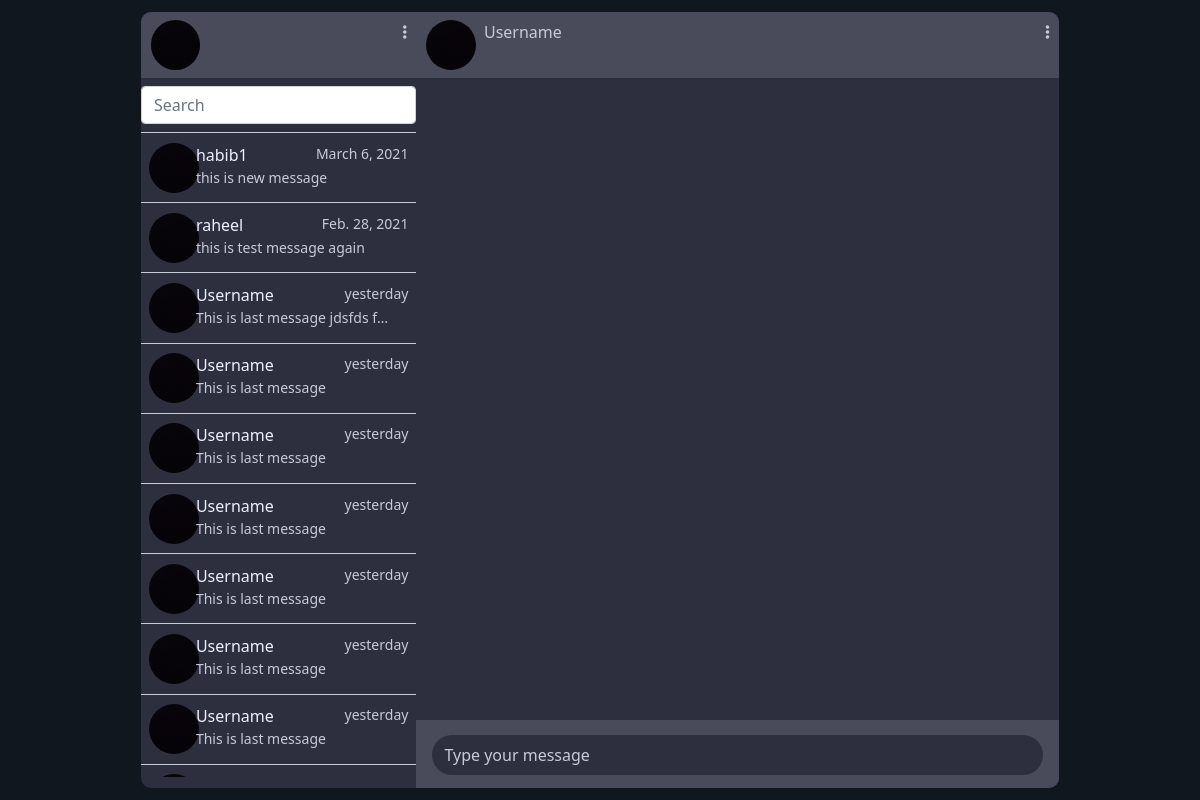
The app's page / (signed in) with its own data.
### chat/models.py (models this page shows)
class Room(models.Model):
    id = models.UUIDField(
        primary_key=True,
        default=uuid.uuid4,
        editable=False
    )
    user = models.ForeignKey(
        User,
        related_name='user_room',
        on_delete=models.CASCADE
    )
    friend = models.ForeignKey(
        User,
        related_name='friend_room',
        on_delete=models.CASCADE
    )
    timestamp = models.DateTimeField(auto_now=True)

class Message(models.Model):
    sender = models.ForeignKey(
        User,
        on_delete=models.CASCADE,
        related_name='sender_message'
    )
    receiver = models.ForeignKey(
        User,
        on_delete=models.CASCADE,
        related_name='receiver_message'
    )
    room = models.ForeignKey(
        Room,
        related_name='messages',
        on_delete=models.DO_NOTHING,
    )
    content = models.TextField()
    deleted = models.BooleanField(default=False)
    timestamp = models.DateTimeField(auto_now_add=True)

### chat/views.py (the view)
# urls.py: path('', views.Contact.as_view(), name='index_page'),
class Contact(ListView):
    model = Message
    paginate_by = 10
    context_object_name = 'contacts'
    template_name = 'index.html'
    def get_queryset(self):
        query = Room.objects.filter(
            Q(user=self.request.user) | Q(friend=self.request.user)
        ).order_by(
            'timestamp'
        ).prefetch_related(
            Prefetch('messages', queryset=Message.objects.order_by(
                'timestamp'
            ))
        )
        return query

### templates/index.html (shortened to what this page needs)
{% extends 'base.html' %}
{% load static %}
{% block main-content %}
    <div class="application-wrapper row">
        <div class="application col-lg-9 col-md-7">
            <div class="left-section">
                <div class="menubar">
                    <div class="user-profile-image">
                        <img src="\media\profile_images\default_profile.jpg" alt="user-profile"
                             class="user-image" id="{{ user.username }}">
                    </div>
                    <div class="other-option">
                        <i class="fas fa-ellipsis-v"></i>
                    </div>
                </div>
                <div class="search-bar">
                    <div class="input-group mb-2">
                        <input type="text" class="form-control" id="searchInput"
                               placeholder="Search" name="q">
                    </div>
                </div>
                <div class="contact-section">
                    {% for contact in contacts %}
                        {% if user.username == contact.friend.username %}
                            <div class="contact" id="conversion-{{ contact.user.username }}">
                        {% else %}
                            <div class="contact" id="conversion-{{ contact.friend.username }}">
                        {% endif %}
                    <div class="user-profile-image">
                        <img src="\media\profile_images\default_profile.jpg" alt="user-profile">
                    </div>
                    <div class="right-information">
                        <div class="upper-information">
                            <div class="username">
                                {% if user.username == contact.friend.username %}
                                    <p class="contact-username">{{ contact.user.username }}</p>
                                {% else %}
                                    <p class="contact-username">{{ contact.friend.username }}</p>
                                {% endif %}
                            </div>
                            <div class="last-message-time">
                                {% if contact.messages.first.timestamp.date == now.date %}
                                    <p class="last-message-time-p">{{ contact.messages.first.timestamp|time }}</p>
                                {% else %}
                                    <p class="last-message-time-p">{{ contact.messages.first.timestamp|date }}</p>
                                {% endif %}
                            </div>
                        </div>
                        <div class="last-message">
                            {% if user.username == contact.friend.username %}
                                <p id="information-{{ contact.user.username }}"
                                >{{ contact.messages.first.content }}</p>
                            {% else %}
                                <p id="information-{{ contact.friend.username }}"
                                >{{ contact.messages.first.content }}</p>
                            {% endif %}
                        </div>
                    </div>
                    </div>
                    {% endfor %}
                    <div class="contact">
                        <div class="user-profile-image">
                            <img src="\media\profile_images\default_profile.jpg" alt="user-profile">
                        </div>
                        <div class="right-information">
                            <div class="upper-information">
                                <div class="username">
                                    <p>Username</p>
                                </div>
                                <div class="last-message-time">
                                    <p>yesterday</p>
                                </div>
                            </div>
                            <div class="last-message">
                                <p>This is last message jdsfds fbfoisd f dsoif dsfudspfj d</p>
                            </div>
                        </div>
                    </div>
                    <div class="contact">
                        <div class="user-profile-image">
                            <img src="\media\profile_images\default_profile.jpg" alt="user-profile">
                        </div>
                        <div class="right-information">
                            <div class="upper-information">
                                <div class="username">
                                    <p>Username</p>
                                </div>
                                <div class="last-message-time">
                                    <p>yesterday</p>
                                </div>
                            </div>
                            <div class="last-message">
                                <p>This is last message</p>
                            </div>
                        </div>
                    </div>
                    <div class="contact">
                        <div class="user-profile-image">
                            <img src="\media\profile_images\default_profile.jpg" alt="user-profile">
                        </div>
                        <div class="right-information">
                            <div class="upper-information">
                                <div class="username">
                                    <p>Username</p>
                                </div>
                                <div class="last-message-time">
                                    <p>yesterday</p>
                                </div>
                            </div>
                            <div class="last-message">
                                <p>This is last message</p>
                            </div>
                        </div>
                    </div>
                    <div class="contact">
                        <div class="user-profile-image">
                            <img src="\media\profile_images\default_profile.jpg" alt="user-profile">
                        </div>
                        <div class="right-information">
                            <div class="upper-information">
                                <div class="username">
                                    <p>Username</p>
                                </div>
                                <div class="last-message-time">
                                    <p>yesterday</p>
                                </div>
                            </div>
                            <div class="last-message">
                                <p>This is last message</p>
                            </div>
                        </div>
                    </div>
                    <div class="contact">
                        <div class="user-profile-image">
                            <img src="\media\profile_images\default_profile.jpg" alt="user-profile">
                        </div>
                        <div class="right-information">
                            <div class="upper-information">
                                <div class="username">
                                    <p>Username</p>
                                </div>
                                <div class="last-message-time">
                                    <p>yesterday</p>
                                </div>
                            </div>
                            <div class="last-message">
                                <p>This is last message</p>
                            </div>
                        </div>
                    </div>
                    <div class="contact">
                        <div class="user-profile-image">
                            <img src="\media\profile_images\default_profile.jpg" alt="user-profile">
                        </div>
                        <div class="right-information">
                            <div class="upper-information">
                                <div class="username">
                                    <p>Username</p>
                                </div>
                                <div class="last-message-time">
                                    <p>yesterday</p>
                                </div>
                            </div>
                            <div class="last-message">
                                <p>This is last message</p>
                            </div>
                        </div>
                    </div>
                    <div class="contact">
                        <div class="user-profile-image">
                            <img src="\media\profile_images\default_profile.jpg" alt="user-profile">
                        </div>
                        <div class="right-information">
                            <div class="upper-information">
                                <div class="username">
                                    <p>Username</p>
                                </div>
                                <div class="last-message-time">
                                    <p>yesterday</p>
                                </div>
                            </div>
                            <div class="last-message">
                                <p>This is last message</p>
                            </div>
                        </div>
                    </div>
                    <div class="contact">
                        <div class="user-profile-image">
                            <img src="\media\profile_images\default_profile.jpg" alt="user-profile">
                        </div>
                        <div class="right-information">
                            <div class="upper-information">
                                <div class="username">
                                    <p>Username</p>
                                </div>
                                <div class="last-message-time">
                                    <p>yesterday</p>
                                </div>
                            </div>
                        </div>
                    </div>
                    </div>
                </div>
                <div class="right-section">
                    <div class="chatting-section">
                        <div class="chatting-wrapper ">
                            <div class="menubar chat-menubar">
                                <div class="user-profile-image">
                                    <div class="user-image">
                                        <img src="\media\profile_images\default_profile.jpg" alt="user-profile">
                                    </div>
                                    <div class="username-status-wrapper">
                                        <div class="username">
                                            <p id="chatMenuBarUsername">Username</p>
                                        </div>
                                    </div>
                                </div>
                                <div class="other-option">
                                    <i class="fas fa-ellipsis-v"></i>
                                </div>
                            </div>
                            <div class="chatting-area-wrapper">
                                <div class="chatting-area infinite-container" id="chattingArea">
                                </div>
                            </div>
                            <div class="chatting-bar">
                                <form id="messageInputForm">
                                    <div class="input-group mb-2 message-input-wrapper">
                                        <input type="text" class="form-control" id="messageInput"
                                               placeholder="Type your message" name="message">
                                    </div>
                                </form>
                            </div>
                        </div>
                    </div>
                </div>
            </div>
        </div>
{% endblock %}

### static/css/style.css (style rules this page uses)
:root { --black: #10171F; --dark-blue: #2e2f3e; --black-blue: #49495a; --blue-hover: #494a5a; --orange: #EBA54C; --pink-red: #C1093F; --white: #edefff; --light-white: #c7cadb; --sender-color: #e57500; --receiver-color: #00598a; }
.body, html { overflow: hidden; }
p { margin: 0; padding: 0; }
.application-wrapper { background-color: var(--black); height: 100vh; }
.application { margin: auto; background-color: var(--dark-blue); display: flex; height: 97%; border-radius: 10px; padding: 0; }
.left-section { width: 30%; }
.menubar { display: flex; flex-direction: row; justify-content: space-between; background-color: var(--blue-hover); padding: 0.5rem 0.6rem; border-top-left-radius: 10px; color: var(--light-white); }
.search-bar { margin-top: 0.5rem; border-bottom: 1px solid var(--light-white); }
#searchProfilesInput::placeholder, #messageInput::placeholder { color: var(--light-white); opacity: 1; }
.contact-section { height: 83%; overflow: auto; }
.contact { display: flex; padding: 0.6rem 0.5rem; border-bottom: 1px solid var(--light-white); transition: 0.1s; }
.user-profile-image { width: 15%; }
.user-profile-image img { width: 50px; height: 50px; border-radius: 50%; }
.right-information { display: flex; flex-direction: column; width: 82%; margin-left: 0.5rem; color: vaR(--white); }
.upper-information { display: flex; justify-content: space-between; }
.username { font-weight: 500; }
.last-message, .last-message-time { font-size: 14px; color: var(--light-white); }
.last-message p { width: 200px; white-space: nowrap; overflow: hidden; text-overflow: ellipsis; }
.right-section { width: 70%; }
.chatting-section { height: 100%; border-top-right-radius: 10px; border-bottom-right-radius: 10px; }
.user-profile-image { display: flex; }
.user-profile-image .username, .status { margin-left: 0.5rem; }
.chatting-wrapper { width: 100%; height: 100%; position: relative; }
.chat-menubar { border-top-right-radius: 10px; border-top-left-radius: 0; }
.chatting-area-wrapper { display: flex; align-items: center; width: 100%; height: 81%; }
.chatting-area { padding: 0 2rem; height: 100%; width: 100%; overflow-y: auto; }
.chatting-bar { background-color: var(--blue-hover); position: absolute; bottom: 0; width: 100%; border-bottom-right-radius: 10px; }
.message-input-wrapper { width: 95%; margin: auto; height: 60px; display: flex; justify-content: center; align-items: center; }
#messageInput { background-color: var(--dark-blue); border: none; border-radius: 20px; height: 40px; color: var(--light-white); margin-top: 10px; }

### records on screen
Room: friend.username "habib1", messages.first.timestamp "March 6, 2021", messages.first.content "this is new message"
Room: friend.username "raheel", messages.first.timestamp "Feb. 28, 2021", messages.first.content "this is test message again"
